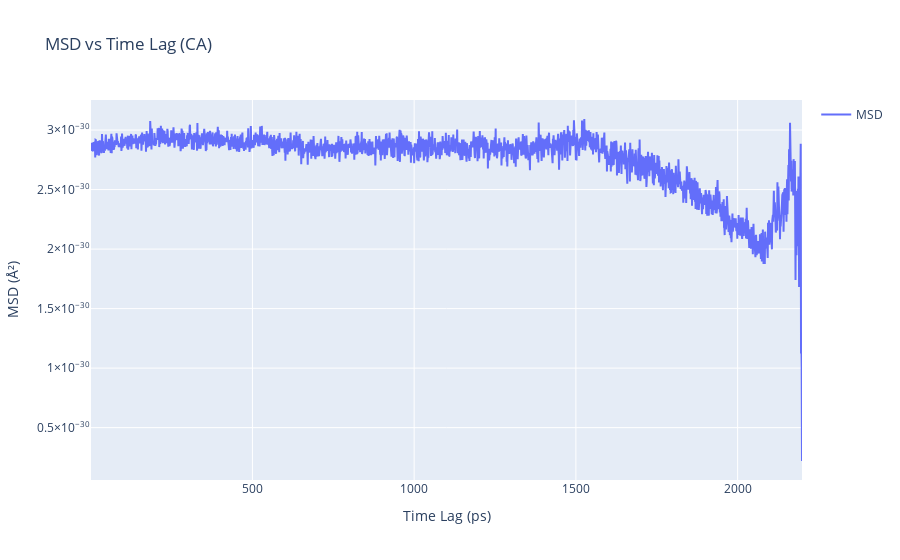

Notebook cell for this chart:
### Markdown cell above
### 5.1. Mean Square Displacement (MSD) and Diffusion Coefficient

### Code cell
msd_result = genesis_exe.msd_analysis(molecule=mol, trajs=traj, 
                                    selection_group=["an:CA"], 
                                    oversample=True, 
                                    delta=traj.nframe -1)

msd_data = msd_result.msd 

print(f"\nMSD data shape: {msd_data.shape}")
time_lags_ps = np.arange(1, msd_data.shape[0] + 1) * 1.0 

fig = go.Figure()
fig.add_trace(go.Scatter(x=time_lags_ps, y=msd_data[:,0],
                        mode='lines', name='MSD'))

fig.update_layout(
    title="MSD vs Time Lag (CA)",
    xaxis_title="Time Lag (ps)",
    yaxis_title="MSD (Å²)",
    showlegend=True
)

fig.show()
print("Plotly plot for MSD generated.")

diffusion_coeffs = genesis_exe.diffusion_analysis(msd_data=msd_data, time_step=1.0, start="20%")

print(f"\nDiffusion Coefficients (Å²/ps) and Intercepts:\n{diffusion_coeffs}")

### Figure 1 — Plotly figure (JSON) as saved in the notebook; plotly's stock layout.template omitted (floating-point values rounded to 4 significant figures; data arrays with more than 128 entries replaced by an {"elided": "..."} marker saying what was removed)
{"data": [{"mode": "lines", "name": "MSD", "type": "scatter", "x": {"elided": "2199 float values"}, "y": {"elided": "2199 float values"}}], "layout": {"showlegend": true, "title": {"text": "MSD vs Time Lag (CA)"}, "xaxis": {"title": {"text": "Time Lag (ps)"}}, "yaxis": {"title": {"text": "MSD (Å²)"}}}}
